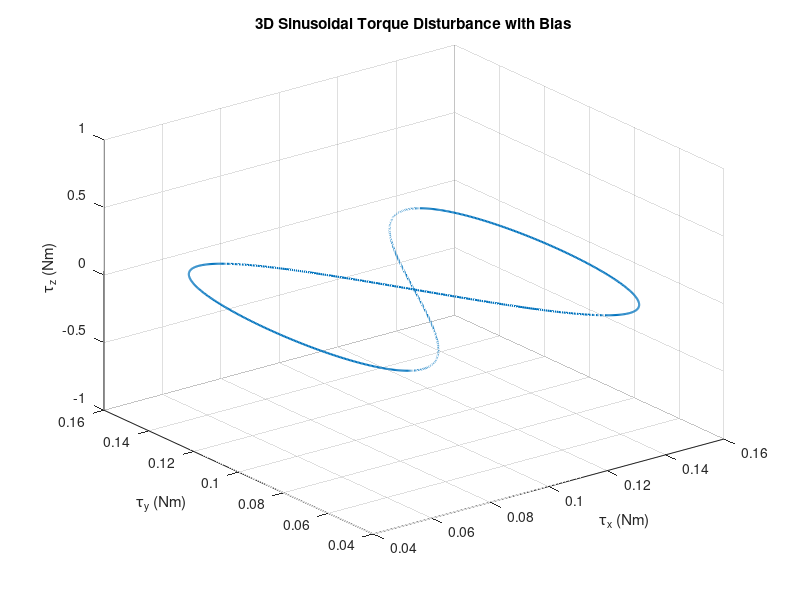

Source code (MATLAB):
% Test for external disturbance for 1) of 5.2.1
close all;
% Parameter settings
A_x = 0.05; f_x = 0.2; B_x = 0.1;
A_y = 0.05; f_y = 0.4; B_y = 0.1;
A_z = 0; f_z = 0.5; B_z = 0.0;

% Time settings
t = linspace(0, 5, 1000);

% Three-axis disturbance torque = bias + sinusoidal terms
tau_x = B_x + A_x * sin(2 * pi * f_x * t);
tau_y = B_y + A_y * sin(2 * pi * f_y * t);
tau_z = B_z + A_z * sin(2 * pi * f_z * t);

% Plot 3D trajectory
figure;
plot3(tau_x, tau_y, tau_z, 'LineWidth', 1.5);
grid on;
xlabel('\tau_x (Nm)');
ylabel('\tau_y (Nm)');
zlabel('\tau_z (Nm)');
title('3D Sinusoidal Torque Disturbance with Bias');
% view(135, 30);
% axis equal;